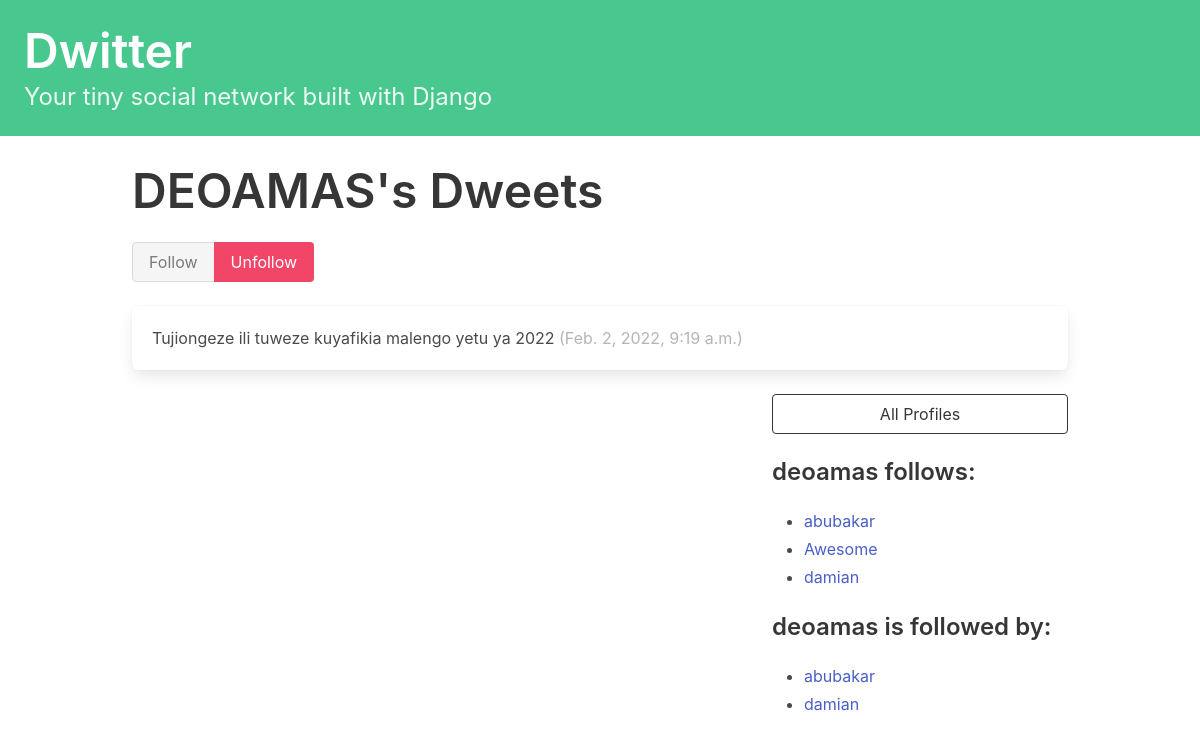
/profile/1 (signed in), run on the app's committed database.
### dwitter/models.py (models this page shows, shortened)
class Profile(models.Model):
    user = models.OneToOneField(User, on_delete=models.CASCADE) # one - one relation btn User and Profile model
    follows = models.ManyToManyField('self', related_name='followed_by', symmetrical=False, blank=True)
    def __str__(self):
        return self.user.username

class Dweet(models.Model):
    user = models.name = models.ForeignKey(User, related_name='dweets', on_delete=models.DO_NOTHING)
    body = models.CharField(max_length=140)
    created_at = models.DateTimeField(auto_now_add=True)

### dwitter/views.py (the view, shortened to what this page needs)
# urls.py: path("profile/<int:pk>", profile, name="profile"),
def profile(request, pk):
    profile = Profile.objects.get(pk=pk)
    return render(request, "dwitter/profile.html", {"profile": profile})

### dwitter/templates/dwitter/profile.html (shortened to what this page needs)
{% extends 'base.html' %} {% block content %}
<div class="column">
    <div class="block">
        <h1 class="title is-1">
            {{profile.user.username|upper}}'s Dweets
        </h1>
        <form method="post">
            <div class="buttons has-addons">
                {% if profile in user.profile.follows.all %}
                <button class="button is-success is-static">
                Follow
            </button>
                <button class="button is-danger" name="follow" value="unfollow">
                Unfollow
            </button> {% endif %}
            </div>
        </form>
    </div>
    <div class="content">
        {% for dweet in profile.user.dweets.all %}
        <div class="box">
            {{ dweet.body }}
            <span class="is-small has-text-grey-light">
                    ({{ dweet.created_at }})
                </span>
        </div>
        {% endfor %}
    </div>
</div>
<div class="column is-one-third is-pulled-right">
    <div class="block">
        <a href="{% url 'dwitter:profile_list' %}">
            <button class="button is-dark is-outlined is-fullwidth">
                All Profiles
            </button>
        </a>
    </div>
    <div class="block">
        <h3 class="title is-4">
            {{profile.user.username}} follows:
        </h3>
        <div class="content">
            <ul>
                {% for following in profile.follows.all %}
                <li>
                    <a href="{% url 'dwitter:profile' following.id %} ">
                        {{ following }}
                    </a>
                </li>
                {% endfor %}
            </ul>
        </div>
    </div>
    <div class="block">
        <h3 class="title is-4">
            {{profile.user.username}} is followed by:
        </h3>
        <div class="content">
            <ul>
                {% for follower in profile.followed_by.all %}
                <li>
                    <a href="{% url 'dwitter:profile' follower.id %} ">
                        {{ follower }}
                    </a>
                </li>
                {% endfor %}
            </ul>
        </div>
    </div>
</div>
{% endblock content %}

### data on the page
Profile: user.username "DEOAMAS", user.username "deoamas"
Dweet: body "Tujiongeze ili tuweze kuyafikia malengo yetu ya 2022", created_at "Feb. 2, 2022, 9:19 a.m."
Profile: user.username "abubakar"
Profile: user.username "Awesome"
Profile: user.username "damian"
